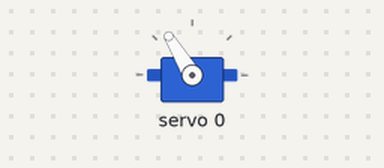
The sketch below on a simulated ESP32. On the bench: servo.

Above: at 0.05 s.
At 5.5 s:
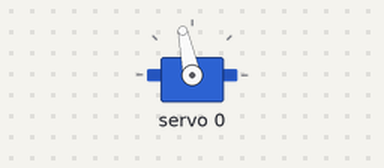
At 11.0 s:
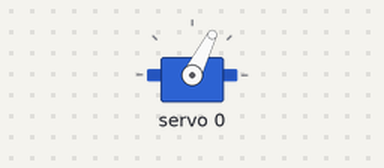
Timing chart, 0 to 14.3 s (numbered marks = the images above):
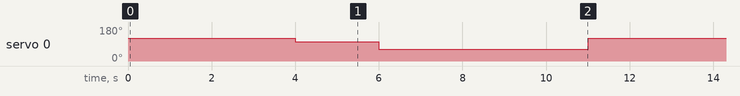

The sketch:

Firmware_Test.ino
```cpp
#include <Wire.h>
#include <Adafruit_PWMServoDriver.h>

Adafruit_PWMServoDriver pwm = Adafruit_PWMServoDriver(0x40);

void servoControl(int pulse) {
    int ticks = pulse * 4096 / 20000;
    pwm.setPWM(0, 0, ticks);
}

void setup() {
    Wire.begin(21, 22);
    pwm.begin();
    pwm.setPWMFreq(50);
}

void loop() {
    servoControl(1800);
    delay(4000);

    servoControl(1600);
    delay(2000);

    servoControl(1200);
    delay(5000);
}
```

Measured:
- by itself, servo 0: repeats every 11.0 s: 63° 5.0 s, 121° 4.0 s, 102° 2.0 s
